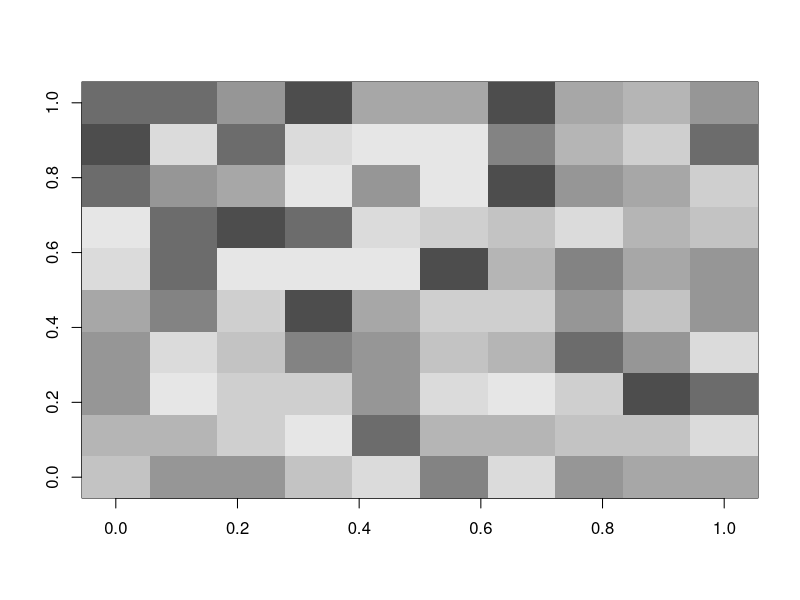
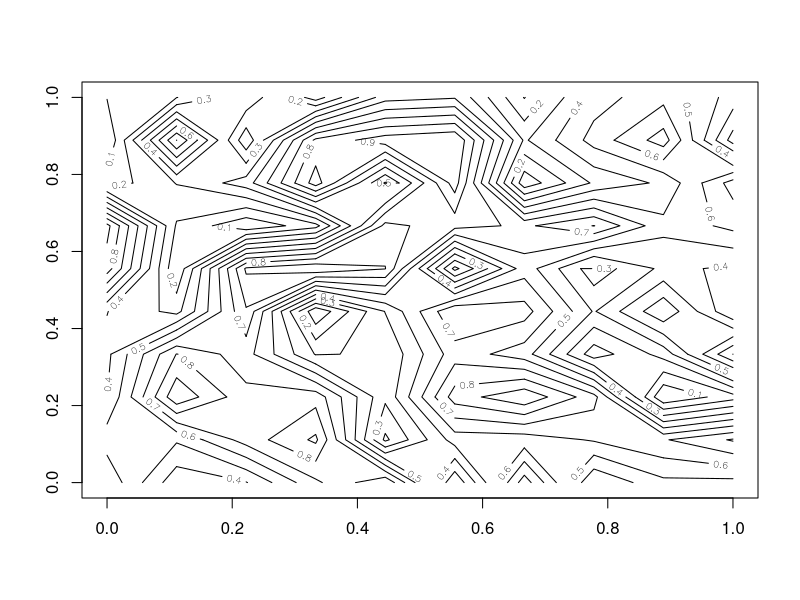
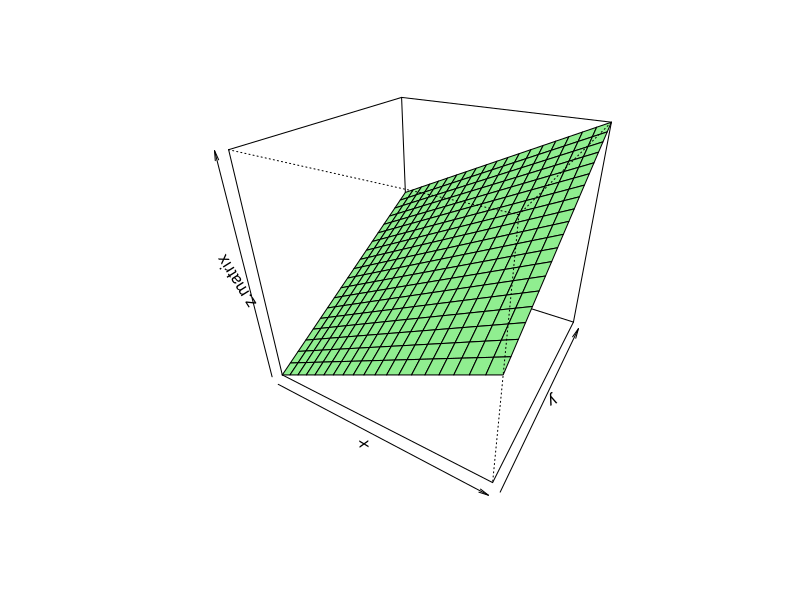
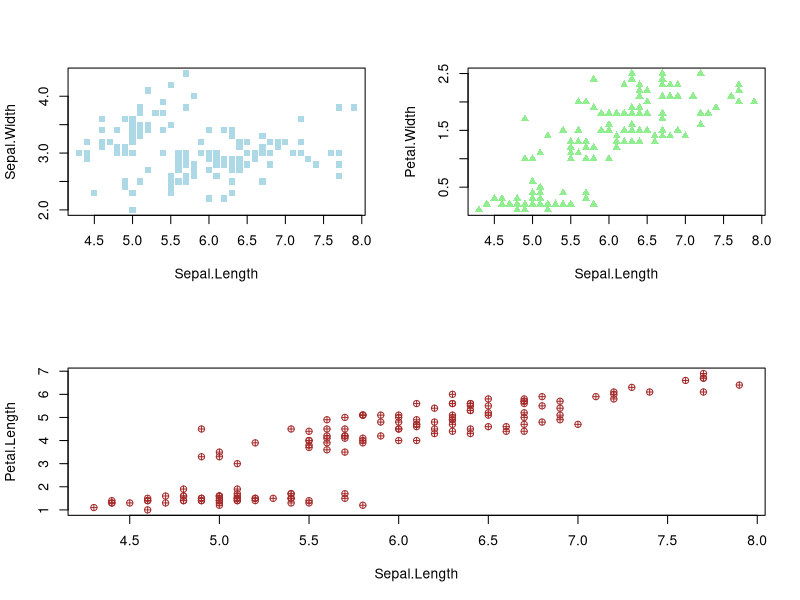

The R script that drew these images, in order:
# zad 13 ####

random.value <- runif(100, 0, 1)
random.value

random.matrix <- matrix(random.value, ncol = 10, nrow = 10)
random.matrix

image(random.matrix, col = grey.colors(10))

contour(random.matrix)


#zadanie 14 ####

x <- runif(100, 0, 1)
y <- runif(100, 0, 1)

x <- y <- seq(from = 0, to = 1, length.out = 20)
df <- expand.grid(x = x, y = y)
z.matrix  = matrix((df$x + df$y)/2, nrow = 20)

#z.matrix <- outer(x, y, function(x,y) (x+y)/ 2)


persp(x, y, z = z.matrix, 
      col = 'lightgreen', 
      theta = 30, 
      phi = 30)

#zadanie 15 ####
?iris
?layout

layout(matrix(c(1, 3, 2, 3), nrow = 2))
with(iris, plot(Sepal.Length, Sepal.Width,
                col = 'lightblue',
                pch = 15))

with(iris, plot(Sepal.Length, Petal.Width,
                col = 'lightgreen',
                pch = 17))

with(iris, plot(Sepal.Length, Petal.Length,
                col = 'brown', pch = 10))

?Sepal.Lengh

